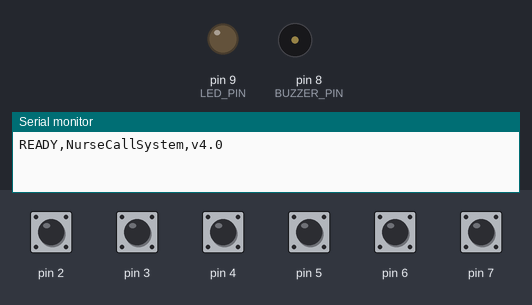
Recording of a sketch running on a simulated Arduino Uno, built with avr-gcc and run on an emulated ATmega328P. On the bench: output pins drawn as LEDs (lit = HIGH), buzzer (waves = sounding, pin HIGH), the last lines printed to the serial monitor. Inputs (shaded band) come from the test bench; at power-on: pin 2–7 HIGH.

Above: at 1.2 s.
1.3 s: pin 2 pulled LOW for 0.15 s
At 2.6 s:
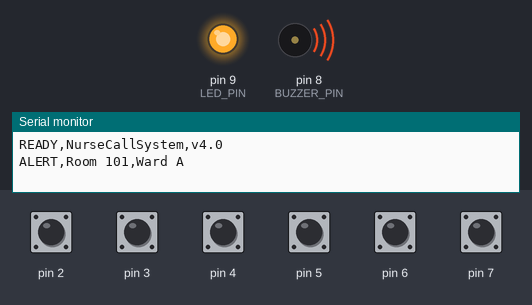
4.4 s: pin 4 pulled LOW for 0.15 s
At 7.1 s:
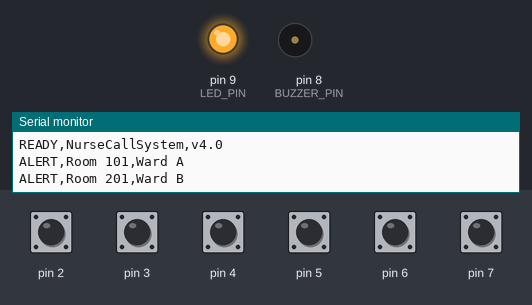
9.1 s: pin 6 pulled LOW for 1 s
At 10.4 s:
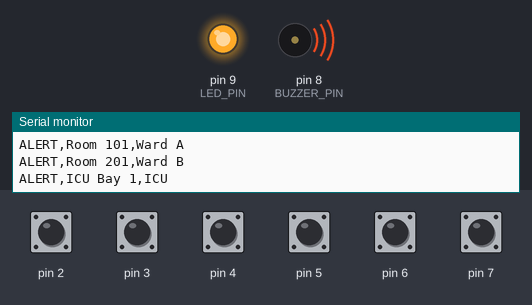
12.6 s: pin 2 pulled LOW for 1 s
At 15.1 s:
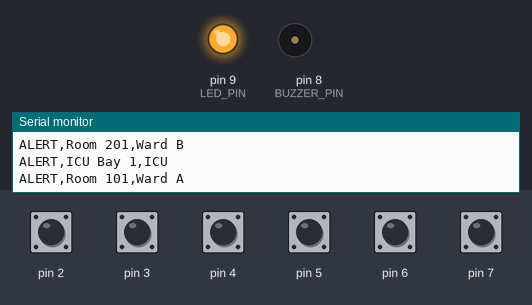
Timing chart, 0 to 16.6 s (numbered marks = the images above; inputs shaded):
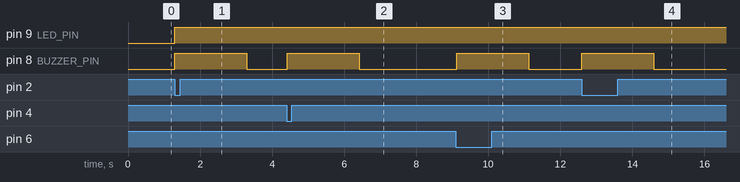

The sketch:

NurseCallSystem.ino
```cpp
/*

  INPUTS  (call buttons):
    Pin 2  — Room 101, Ward A  [Hardware Interrupt INT0]
    Pin 3  — Room 102, Ward A  [Hardware Interrupt INT1]
    Pin 4  — Room 201, Ward B  [Polled, 20ms debounce]
    Pin 5  — Room 202, Ward B  [Polled, 20ms debounce]
    Pin 6  — ICU Bay 1, ICU    [Polled, 20ms debounce]
    Pin 7  — ICU Bay 2, ICU    [Polled, 20ms debounce]

  OUTPUTS (at nurses station):
    Pin 8  — Buzzer (active buzzer, positive terminal)
              Buzzes for BUZZER_DURATION_MS on each new alert
              Automatically silences after the set duration

    Pin 9  — Alert LED (red LED + 220Ω resistor to GND)
              ON whenever any unresolved emergency is active
              OFF only when WinForms app sends "CLEAR" over serial

  SERIAL COMMUNICATION:
    Baud rate : 9600
    TX format : ALERT,<Room>,<Ward>\r\n  (Arduino → PC)
    RX format : CLEAR\r\n               (PC → Arduino, when all resolved)

  WIRING:
    Each button  : Pin → Button → GND  (INPUT_PULLUP, no resistor needed)
    Buzzer (+)   : Pin 8 → Buzzer(+), Buzzer(-) → GND
    LED          : Pin 9 → 220Ω resistor → LED(+), LED(-) → GND
*/

// Pin Assignments
const int BUZZER_PIN = 8;
const int LED_PIN    = 9;

// Timing Constants
const unsigned long DEBOUNCE_MS       = 20;   // ms — stable LOW before firing
const unsigned long COOLDOWN_MS       = 300;  // ms — min gap between alerts per button
const unsigned long BUZZER_DURATION_MS= 2000; // ms — how long buzzer sounds per alert

// Button Structure
struct CallButton {
  int          pin;
  const char*  room;
  const char*  ward;
  bool         lastStable;
  bool         alertSent;
  unsigned long firstLowTime;
  bool         timing;
};

CallButton BUTTONS[] = {
  { 2, "Room 101", "Ward A", HIGH, false, 0, false },
  { 3, "Room 102", "Ward A", HIGH, false, 0, false },
  { 4, "Room 201", "Ward B", HIGH, false, 0, false },
  { 5, "Room 202", "Ward B", HIGH, false, 0, false },
  { 6, "ICU Bay 1", "ICU",   HIGH, false, 0, false },
  { 7, "ICU Bay 2", "ICU",   HIGH, false, 0, false },
};

const int NUM_BUTTONS = sizeof(BUTTONS) / sizeof(BUTTONS[0]);

// State Variables
volatile bool isr2Triggered  = false;
volatile bool isr3Triggered  = false;

unsigned long lastAlertTime[6]  = { 0 };

bool          buzzerActive      = false;
unsigned long buzzerStartTime   = 0;

bool          ledOn             = false;    // tracks LED state
int           activeAlertCount  = 0;        // how many unresolved alerts exist

// Interrupt Service Routines
void isr_pin2() { isr2Triggered = true; }
void isr_pin3() { isr3Triggered = true; }


void setup() {
  Serial.begin(9600);

  // Configure button input pins
  for (int i = 0; i < NUM_BUTTONS; i++) {
    pinMode(BUTTONS[i].pin, INPUT_PULLUP);
  }

  // Configure output pins
  pinMode(BUZZER_PIN, OUTPUT);
  pinMode(LED_PIN,    OUTPUT);
  digitalWrite(BUZZER_PIN, LOW);   // buzzer off at startup
  digitalWrite(LED_PIN,    LOW);   // LED off at startup

  // Attach hardware interrupts
  attachInterrupt(digitalPinToInterrupt(2), isr_pin2, FALLING);
  attachInterrupt(digitalPinToInterrupt(3), isr_pin3, FALLING);

  Serial.println("READY,NurseCallSystem,v4.0");
}


void loop() {
  unsigned long now = millis();

  // 1. Handle hardware interrupt flags (pins 2 & 3)
  if (isr2Triggered) { isr2Triggered = false; handleInstantPress(0, now); }
  if (isr3Triggered) { isr3Triggered = false; handleInstantPress(1, now); }

  // 2. Poll remaining buttons (pins 4–7)
  for (int i = 2; i < NUM_BUTTONS; i++) {
    handlePolledPress(i, now);
  }

  // 3. Check if buzzer duration has expired — silence it automatically
  if (buzzerActive && (now - buzzerStartTime >= BUZZER_DURATION_MS)) {
    digitalWrite(BUZZER_PIN, LOW);
    buzzerActive = false;
  }

  // 4. Listen for CLEAR command from WinForms app
  checkSerialInput();
}

//  Handle Interrupt-Triggered Button (pins 2 & 3)
void handleInstantPress(int idx, unsigned long now) {
  if ((now - lastAlertTime[idx]) < COOLDOWN_MS) return;
  if (digitalRead(BUTTONS[idx].pin) != LOW)      return;

  triggerAlert(idx, now);
}

//  Handle Polled Button (pins 4)
void handlePolledPress(int idx, unsigned long now) {
  bool reading = digitalRead(BUTTONS[idx].pin);

  if (reading == LOW) {
    if (!BUTTONS[idx].timing && !BUTTONS[idx].alertSent) {
      BUTTONS[idx].firstLowTime = now;
      BUTTONS[idx].timing       = true;
    }
    if (BUTTONS[idx].timing && !BUTTONS[idx].alertSent) {
      if ((now - BUTTONS[idx].firstLowTime) >= DEBOUNCE_MS) {
        if ((now - lastAlertTime[idx]) >= COOLDOWN_MS) {
          triggerAlert(idx, now);
          BUTTONS[idx].alertSent = true;
          BUTTONS[idx].timing    = false;
        }
      }
    }
  } else {
    BUTTONS[idx].timing    = false;
    BUTTONS[idx].alertSent = false;
  }
}

//  Trigger Alert — sends serial, activates buzzer and LED
void triggerAlert(int idx, unsigned long now) {
  // Send alert string to WinForms app
  Serial.print("ALERT,");
  Serial.print(BUTTONS[idx].room);
  Serial.print(",");
  Serial.println(BUTTONS[idx].ward);

  lastAlertTime[idx] = now;
  activeAlertCount++;

  // Turn LED ON (stays on until all alerts resolved)
  digitalWrite(LED_PIN, HIGH);
  ledOn = true;

  // Start buzzer — it will self-silence after BUZZER_DURATION_MS
  digitalWrite(BUZZER_PIN, HIGH);
  buzzerActive    = true;
  buzzerStartTime = now;
}

//  Listen for CLEAR command from WinForms
/*
  The WinForms app sends "CLEAR\r\n" over serial when the last
  active alert has been resolved. This turns off the LED.
  If a new alert arrives before the nurse resolves the current ones,
  the activeAlertCount keeps the LED on correctly.
*/
void checkSerialInput() {
  if (Serial.available() > 0) {
    String incoming = Serial.readStringUntil('\n');
    incoming.trim();

    if (incoming == "CLEAR") {
      activeAlertCount = 0;
      digitalWrite(LED_PIN,    LOW);
      digitalWrite(BUZZER_PIN, LOW);   // safety — silence buzzer too
      buzzerActive = false;
      ledOn        = false;
    }
  }
}
```

Measured:
- after the input at 1.3 s, pin 9 (LED_PIN): LOW → HIGH at once; pin 8 (BUZZER_PIN): LOW → HIGH at once, → LOW 2.0 s later
- after the input at 4.4 s, pin 8 (BUZZER_PIN): LOW → HIGH at once, → LOW 2.0 s later
- after the input at 9.1 s, pin 8 (BUZZER_PIN): LOW → HIGH at once, → LOW 2.0 s later
- after the input at 12.6 s, pin 8 (BUZZER_PIN): LOW → HIGH at once, → LOW 2.0 s later
